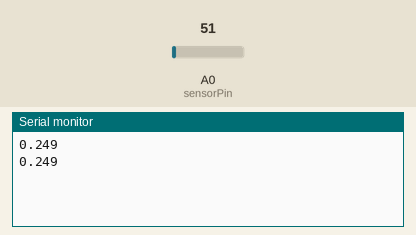
This sketch was run on a simulated Arduino Uno, built with avr-gcc and run on an emulated ATmega328P. Parts: the last lines printed to the serial monitor. The inputs (shaded band) are chosen by the test bench; at power-on: A0 (sensorPin) = 51.

Above: at 1.8 s.
1.9 s: A0 (sensorPin) set to 61
At 2.4 s:
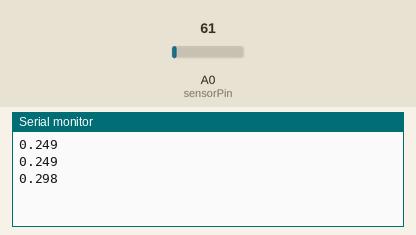
3.4 s: A0 (sensorPin) set to 71
At 4.8 s:
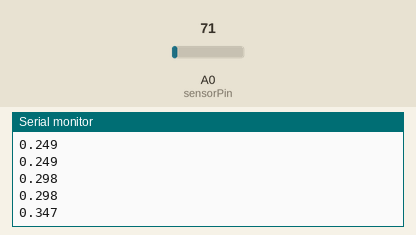
Timing chart, 0 to 6.4 s (numbered marks = the images above; inputs shaded):
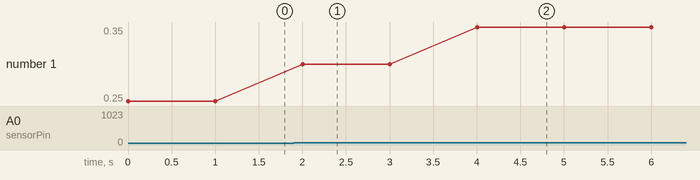

The sketch:

codigo_lm35.ino
```cpp
// Define o pino que o Vout do LM35 está conectado
#define sensorPin A0

void setup() {
  // Inicia a comunicação a uma taxa serial de 9600
  Serial.begin(9600);
}

void loop() {
  // Pega a voltagem do LM35
  int reading = analogRead(sensorPin);

  // Converte a leitura em voltagem
  float voltage = reading * (5.0 /  1023.0);

  // Converte a voltagem em celsius
  float temperatureC = voltage * 100;

  // Imprime a temperatura
  Serial.print(voltage, 3);

  // Nova linha
  Serial.print('\n');

  delay(1000); // 1000 unidades para cada segundo
}
```

Measured:
- after the input at 1.9 s, the serial monitor: prints a new line after 0.10 s (image 1)
- after the input at 3.4 s, the serial monitor: prints a new line after 0.60 s (image 2)
- plotted number 1: 0.25 → 0.3 after the input at 1.9 s, 0.3 → 0.35 after the input at 3.4 s
